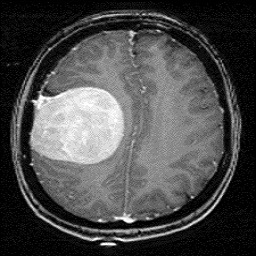
%> input picture 11.jpg, 256 x 256 px
$ octave ROI_main.m   (GNU Octave 9; MATLAB toolbox functions it lacks are replaced by stand-ins)
%> lines starting %> are read from the running program, lines starting %| are printed output that depends on the picture; in (x1, y1, x2, y2) boxes, pixels count from 0 and x2, y2 are one past the last pixel; in counts of white or black regions, pixels touching at a corner belong together; the program's own positions count from 1
### DWT_fun.m
function [I_W , S] =DWT_fun(Orig_Image, level, Lo_D, Hi_D);

% Wavelet decomposition
%
% input:    Orig_Image : input image
%           level : wavelet decomposition level
%           Lo_D : low-pass decomposition filter
%           Hi_D : high-pass decomposition filter
%
% output:   I_W : decomposed image vector
%


[C,S] = wavedec2(Orig_Image,level,Lo_D,Hi_D);

S(:,3) = S(:,1).*S(:,2);        % dim of detail coef nmatrices

L = length(S);

I_W = zeros(S(L,1),S(L,2));

% approx part
I_W( 1:S(1,1) , 1:S(1,2) ) = reshape(C(1:S(1,3)),S(1,1:2));

for k = 2 : L-1
    rows = [sum(S(1:k-1,1))+1:sum(S(1:k,1))];
    columns = [sum(S(1:k-1,2))+1:sum(S(1:k,2))];
    % horizontal part
    c_start = S(1,3) + 3*sum(S(2:k-1,3)) + 1;
    c_stop = S(1,3) + 3*sum(S(2:k-1,3)) + S(k,3);
    I_W( 1:S(k,1) , columns ) = reshape( C(c_start:c_stop) , S(k,1:2) );

    % vertical part
    c_start = S(1,3) + 3*sum(S(2:k-1,3)) + S(k,3) + 1;
    c_stop = S(1,3) + 3*sum(S(2:k-1,3)) + 2*S(k,3);
    I_W( rows , 1:S(k,2) ) = reshape( C(c_start:c_stop) , S(k,1:2) );

    % diagonal part
    c_start = S(1,3) + 3*sum(S(2:k-1,3)) + 2*S(k,3) + 1;
    c_stop = S(1,3) + 3*sum(S(2:k,3));
    I_W( rows , columns ) = reshape( C(c_start:c_stop) , S(k,1:2) );
colormap(gray);
figure(3);
subplot(2,2,1);image(wcodemat(I_W( 1:S(1,1) , 1:S(1,2) ),64));
title('Approx A1')
subplot(2,2,2);image(wcodemat(I_W( 1:S(k,1) , columns ),64));
title('Horizontal Detail H1')
subplot(2,2,3);image(wcodemat(I_W( rows , 1:S(k,2) ),64));
title('Vertical Detail V1')
subplot(2,2,4);image(wcodemat(I_W( rows , columns ) ,64));
title('Diagonal Detail D1')


end

### wavedec2.m
function [c,s] = wavedec2(x,n,varargin)


% Check arguments.
if errargn(mfilename,nargin,[3:4],nargout,[0:2]), error('*'), end
if errargt(mfilename,n,'int'), error('*'), end
if nargin==3
    [Lo_D,Hi_D] = wfilters(varargin{1},'d');
else
    Lo_D = varargin{1};   Hi_D = varargin{2};
end

% Initialization.
s = [size(x)];
c = [];

for i=1:n
    [x,h,v,d] = dwt2(x,Lo_D,Hi_D,'mode','per'); % decomposition
    c = [h(:)' v(:)' d(:)' c];     % store details
    s = [size(x);s];               % store size

end

% Last approximation.
c = [x(:)' c];
s = [size(x);s];

### ROI_main.m
clc;
clear all;
close all;
warning off all;
[FileName,PathName] = uigetfile('*.jpg','Select the image file');
%> the answer given: 11.jpg
a=imread(FileName);
%> a is the input picture: size 256x256x3 uint8; min 0, max 255, mean 75.7
figure(1);
subplot(2,3,1),imshow(a),title('original image')
%b=rgb2gray(a);
[m,nn,p]=size(a);
%> m = 256; nn = 256; p = 3
if p==3
    b=rgb2gray(a);
else
    b=a;
end
subplot(2,3,2),imshow(b),title('gray image')
c=histeq(b);
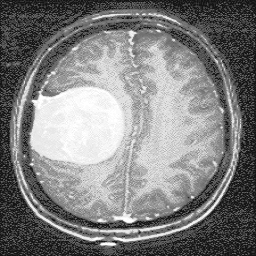
%> c: size 256x256 uint8; min 20, max 255, mean 127.7
subplot(2,3,3),imshow(c),title('enhanced image')
if FileName == '11.jpg'
    th=0.87;
else
    th=0.95;
end
d=im2bw(c,th);
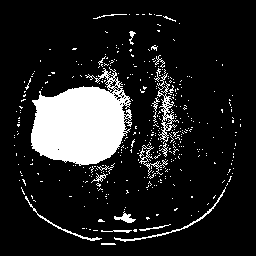
%> d: size 256x256 logical; 13.6% white; 390 white regions (370 under 20 px), largest, box (x1, y1, x2, y2) and area: (31, 67, 132, 166) 6411, (157, 73, 179, 144) 369, (114, 187, 226, 242) 252
subplot(2,3,4),imshow(d),title('binary image')
se=strel('disk',6);
io=imopen(d,se);
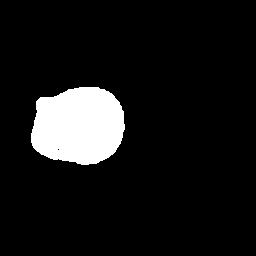
%> io: size 256x256 logical; 9% white; 1 white region, box (x1, y1, x2, y2) and area: (31, 87, 125, 165) 5894
subplot(2,3,5),imshow(io),title('Morphological Removed Image')
s=size(d);
%> s = [256 256]
s1=s(1);
%> s1 = 256
s2=s(2);
%> s2 = 256
%Foreground and background detection
for i=1:s1
    for j=1:s2
        if(io(i,j)==0)%for background(NON ROI)
            k(i,j)=c(i,j);

        end
    end
end
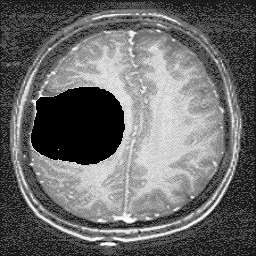
%> k: size 256x256 uint8; min 0, max 255, mean 105.9
for i=1:s1
    for j=1:s2
        if(io(i,j)==1)%for foreground(ROI)
            B(i,j)=c(i,j);
        end
    end
end
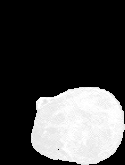
%> B: size 165x125 uint8; min 0, max 255, mean 69.4
B=c-k;
%> B: size 256x256 uint8
a=uint8(B);
figure(2),
subplot(121),imshow(k),title('Segmented non roi')
subplot(122),imshow(a),title('Segmented roi part');
% type = 'bior4.4';
% [Lo_D,Hi_D,Lo_R,Hi_R] = wfilters(type);
% level=4;
Orig_Image=k;
% [5 lines of commented-out code are left out]
fprintf('-----------   Image compression based on SPIHT Algorithm   ----------------\n');
tic
fprintf('-----------   Load Image   ----------------\n');
%input_filename = 'lena512.bmp';
out_filename = 'reconstruct_nonROI.bmp';
out_filename2 = 'reconstruct_ROI.bmp';


% Orig_Image = double(imread(input_filename));
rate = 1;

OrigSize = size(Orig_Image, 1);
%> OrigSize = 256
max_bits = floor(rate * OrigSize^2);
%> max_bits = 65536
OutSize = OrigSize;
%> OutSize = 256
image_bpspiht = zeros(size(Orig_Image));
[nRow, nColumn] = size(Orig_Image);
%> nRow = 256; nColumn = 256

fprintf('done!\n');
toc
tic
fprintf('-----------   Wavelet Decomposition   ----------------\n');
n = size(Orig_Image,1);
%> n = 256

%level = n_log;
level = 4;
% wavelet decomposition level can be defined by users manually.

type = 'bior4.4';
[Lo_D,Hi_D,Lo_R,Hi_R] = wfilters(type);

[I_W, S] = DWT_fun(Orig_Image, level, Lo_D, Hi_D);
%> the run ends on the next line

$ run again, with 12.jpg copied over 11.jpg
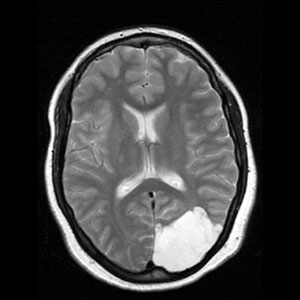
%> input picture 12.jpg, 300 x 300 px
%> a is the input picture: size 300x300 uint8; min 0, max 255, mean 62.3
%> `d=im2bw(c,th);`:
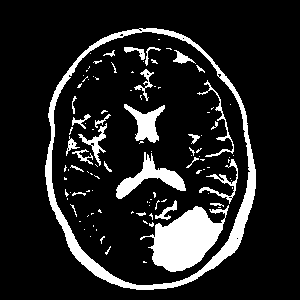
%> d: size 300x300 logical; 13.5% white; 108 white regions (80 under 20 px), largest, box (x1, y1, x2, y2) and area: (45, 28, 256, 290) 4675, (140, 205, 229, 272) 3109, (116, 152, 186, 199) 1022
%> io: size 300x300 logical; 5.6% white; 8 white regions, largest, box (x1, y1, x2, y2) and area: (153, 207, 222, 272) 2928, (221, 211, 248, 256) 520, (137, 112, 157, 140) 452
%> after the loop `for i=1:s1`:
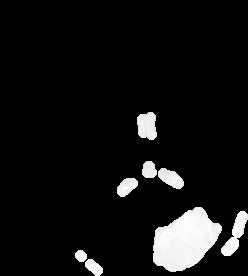
%> B: size 276x248 uint8; min 0, max 255, mean 17.8

$ run again, with 21.jpg copied over 11.jpg
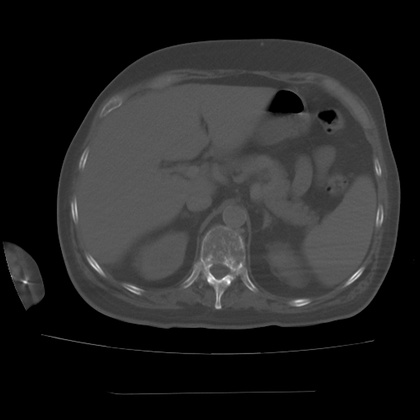
%> input picture 21.jpg, 420 x 420 px, shrunk from 1024 x 1024 before the run
%> a is the input picture: size 420x420x3 uint8; min 0, max 255, mean 37.5
%> `d=im2bw(c,th);`:
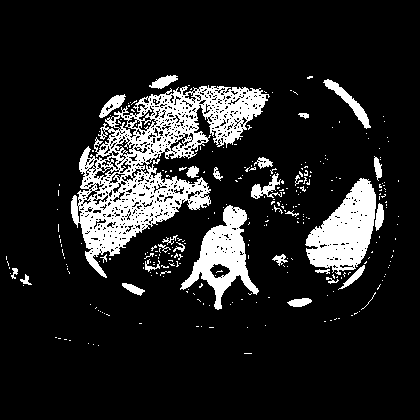
%> d: size 420x420 logical; 13.4% white; 288 white regions (258 under 20 px), largest, box (x1, y1, x2, y2) and area: (71, 85, 270, 278) 12909, (305, 178, 376, 275) 3872, (180, 205, 259, 310) 3115
%> io: size 420x420 logical; 2.4% white; 6 white regions, box (x1, y1, x2, y2) and area: (307, 180, 376, 248) 2098, (194, 238, 246, 276) 984, (312, 246, 362, 267) 617, (211, 277, 231, 293) 237, (230, 233, 245, 252) 216, (231, 213, 245, 228) 156
%> after the loop `for i=1:s1`:
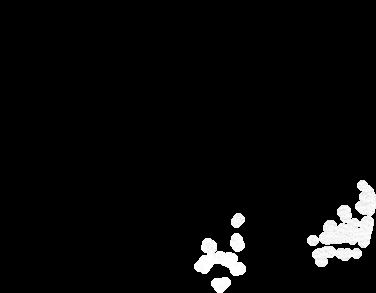
%> B: size 293x376 uint8; min 0, max 255, mean 9.6
